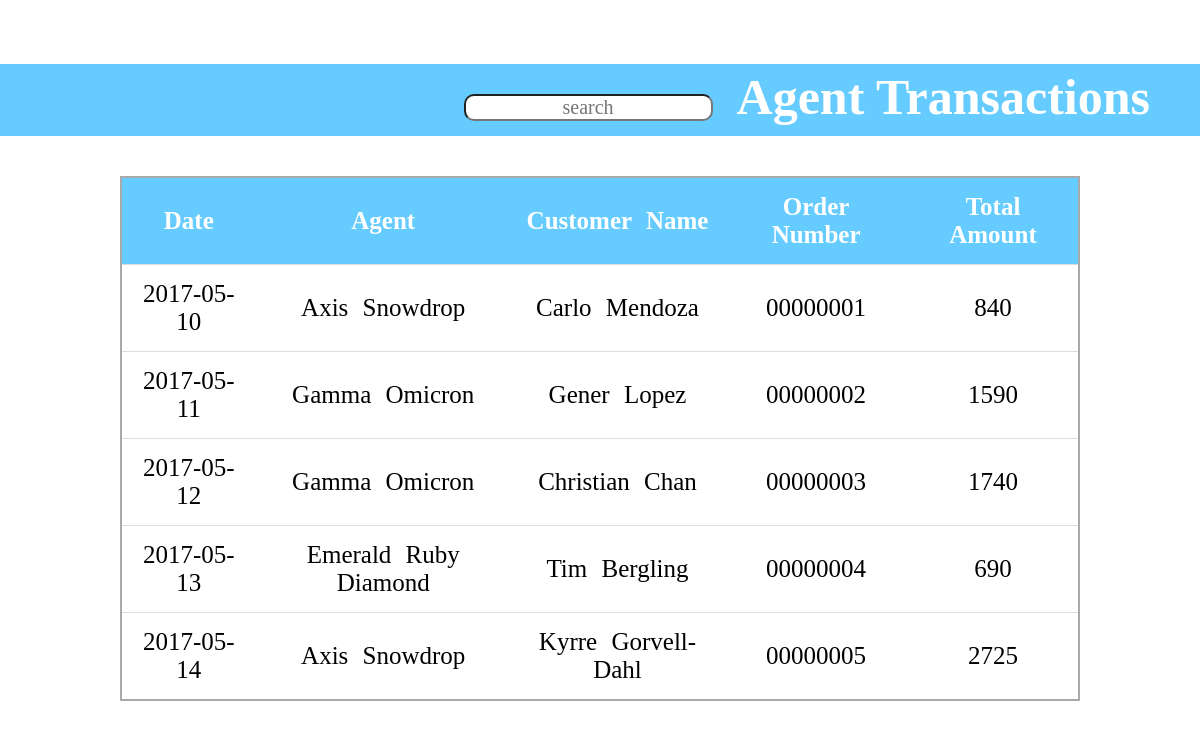
The app's page /Transactions.php with its own data.
### tables this page shows
CREATE TABLE orders (
	order_no				INT(8) ZEROFILL NOT NULL AUTO_INCREMENT UNIQUE PRIMARY KEY,
	customer_id				INT(6) ZEROFILL NOT NULL,
	isGift					BOOLEAN DEFAULT TRUE,
	recipient_name			VARCHAR(255) DEFAULT "Anonymous",
	address					VARCHAR(255) DEFAULT "Unknown",
	order_date				DATE DEFAULT '1990-01-01',
	delivery_date			DATE DEFAULT '1990-01-01',
	delivery_time			TIME DEFAULT '00:00:00',
	FOREIGN KEY (customer_id) REFERENCES customer(customer_id) ON DELETE RESTRICT
);

CREATE TABLE agent (
	agent_id				INT(6) ZEROFILL NOT NULL AUTO_INCREMENT UNIQUE PRIMARY KEY,
	name             		VARCHAR(255) DEFAULT "Anonymous"
);

CREATE TABLE customer (
	customer_id				INT(6) ZEROFILL NOT NULL AUTO_INCREMENT UNIQUE PRIMARY KEY,
	customer_name 			VARCHAR(255) DEFAULT "Anonymous",
	agent_id				INT(6) ZEROFILL NOT NULL,
	FOREIGN KEY (agent_id) REFERENCES agent(agent_id) ON DELETE RESTRICT
);

### config.php (the view, shortened to what this page needs)
<?php
function sql_to_html_table($sqlresult, $delim = "\n") {
   $htmltable = "<table>" . $delim;
   $counter   = 0;
   while ($row = $sqlresult->fetch_assoc()) {
       if ($counter === 0) {
           $htmltable .= "<tr>" . $delim;
           foreach ($row as $key => $value) {
               $htmltable .= "<th>" . $key . "</th>" . $delim;
           }
           $htmltable .= "</tr>" . $delim;
           $counter = 22;
       }
       $htmltable .= "<tr>" . $delim;
       foreach ($row as $key => $value) {
           $htmltable .= "<td>" . $value . "</td>" . $delim;
       }
       $htmltable .= "</tr>" . $delim;
   }
   $htmltable .= "</table>" . $delim;
   return ($htmltable);
}
?>

### Transactions.css (style rules this page uses)
* { margin: 0; padding: 0; }
table { border-collapse: collapse; width: 80%; border: 2px solid #AAAAAA; }
#Table th { text-align: center; background-color: #66CCFF; color: white; }
th, td { border-bottom: 1px solid #ddd; padding: 15px; }
tr, th { text-align: center; table-layout: center; }
th, tfoot { font-family: PrintBold; font-size: 25px; }
tr { font-family: PrintClearly; font-size: 25px; }
table { margin: auto; }

### records on screen
orders: key "Date", key "Agent", key "Customer Name", key "Order Number", key "Total Amount", order_date "2017-05-10", agent.name "Axis Snowdrop", customer.customer_name "Carlo Mendoza", order_no "00000001", value "840"
orders: order_date "2017-05-11", agent.name "Gamma Omicron", customer.customer_name "Gener Lopez", order_no "00000002", value "1590"
orders: order_date "2017-05-12", agent.name "Gamma Omicron", customer.customer_name "Christian Chan", order_no "00000003", value "1740"
orders: order_date "2017-05-13", agent.name "Emerald Ruby Diamond", customer.customer_name "Tim Bergling", order_no "00000004", value "690"
orders: order_date "2017-05-14", agent.name "Axis Snowdrop", customer.customer_name "Kyrre Gorvell-Dahl", order_no "00000005", value "2725"
